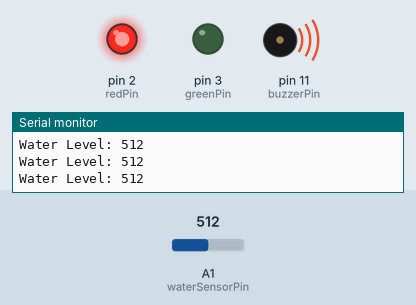
This sketch was run on a simulated Arduino Uno, built with avr-gcc and run on an emulated ATmega328P. Shown: output pins drawn as LEDs (lit = HIGH), buzzer (waves = sounding, pin HIGH), the last lines printed to the serial monitor. Inputs (shaded band) come from the test bench; at power-on: A1 (waterSensorPin) = 512.

Above: at 1.2 s.
1.3 s: A1 (waterSensorPin) set to 485
At 2.3 s:
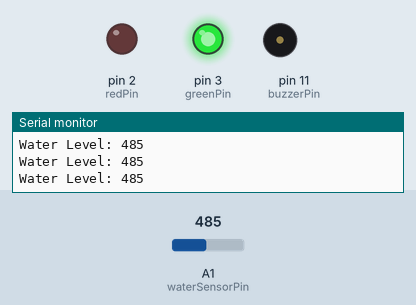
2.8 s: A1 (waterSensorPin) set to 510
At 3.6 s:
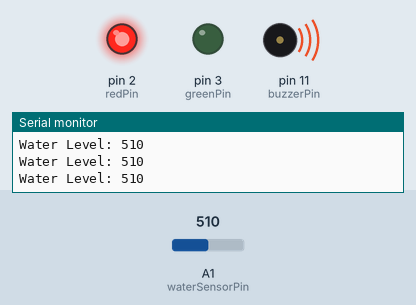
4.3 s: A1 (waterSensorPin) set to 490
At 5.0 s:
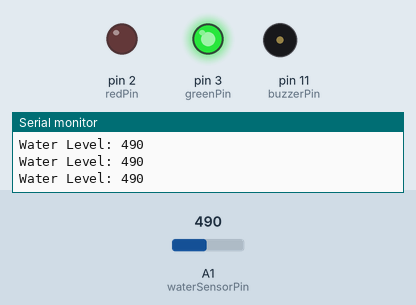
Timing chart, 0 to 7.3 s (numbered marks = the images above; inputs shaded):
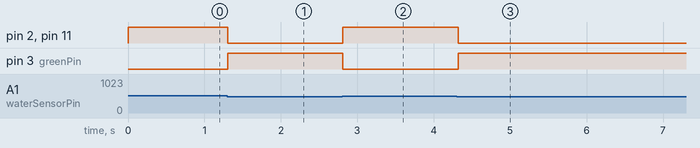

Measured:
- the behaviour switches between 501 and 500 on A1 (waterSensorPin) (found by bisection; images 0 and 1)
- after the input at 1.3 s, pin 2 (redPin), pin 11 (buzzerPin): HIGH → LOW at once; pin 3 (greenPin): LOW → HIGH at once
- after the input at 2.8 s, pin 2 (redPin), pin 11 (buzzerPin): LOW → HIGH at once; pin 3 (greenPin): HIGH → LOW at once
- after the input at 4.3 s, pin 2 (redPin), pin 11 (buzzerPin): HIGH → LOW at once; pin 3 (greenPin): LOW → HIGH at once

The sketch:

Water_Sensor.ino
```cpp
// Define the analog pin for the water sensor and the digital pin for the buzzer and LEDs
const int waterSensorPin = A1;
const int buzzerPin = 11;
const int redPin = 2;
const int greenPin = 3;

// Set the water level threshold to trigger the buzzer
const int waterLevelThreshold = 500;  // Adjust this value based on your sensor's calibration

// Variable to store the sensor value
int waterLevelValue = 0;

void setup() {
  // Initialize serial communication at 9600 baud rate
  Serial.begin(9600);

  // Set the buzzer and LEDs pin as an output
  pinMode(buzzerPin, OUTPUT);
  pinMode(greenPin, OUTPUT);
  pinMode(redPin, OUTPUT);
}

void loop() {
  // Read the analog value from the water sensor
  waterLevelValue = analogRead(waterSensorPin);

  // Print the water level value to the serial monitor
  Serial.print("Water Level: ");
  Serial.println(waterLevelValue);

  // Check if the water level exceeds the threshold
  if (waterLevelValue > waterLevelThreshold) {
    // Turn on the buzzer/led if water is detected
    digitalWrite(buzzerPin, HIGH);
    digitalWrite(redPin, HIGH);
    digitalWrite(greenPin, LOW);
  } else {
    // Turn off the buzzer/led if no water is detected
    digitalWrite(buzzerPin, LOW);
    digitalWrite(redPin, LOW);
    digitalWrite(greenPin, HIGH);
  }

  // Add a small delay for stability
  delay(100);
}
```
